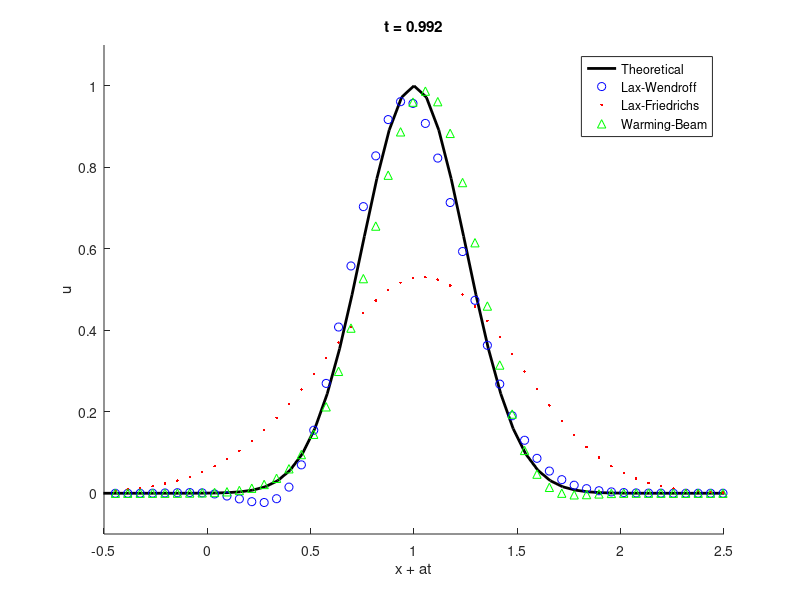

Reproduce this figure in MATLAB.
clc;
clear;

% Parameters
num_points = 100;
CFL = 0.8; % Courant number
a = 1;
end_time = 1;

% Parameters
alpha = 1; 
beta = 8; 

% Define the new initial condition
initial_condition = @(x) alpha * exp(-beta * x.^2);
x_values = linspace(-3, 3, num_points + 1);
h = 1 / num_points;
k = CFL * h / a;

% Initialize variables and plot initial conditions
time = 0;
U = zeros(3, num_points + 1);
U(1,:) = initial_condition(x_values); % Set initial condition for all rows of U
U(2,:) = initial_condition(x_values);
U(3,:) = initial_condition(x_values);
U_temp = U;

% Plotting section
figure;

hold on
theoretical_plot = plot(x_values + a * end_time, initial_condition(x_values), 'k-', 'LineWidth', 2);  % Dynamic theoretical plot
LW_plot = plot(x_values + a * end_time-0.125, U(1, :), 'bo');  % Lax-Wendroff plot
LF_plot = plot(x_values + a * end_time-0.125, U(2, :), 'r.');  % Lax-Friedrichs plot
WB_plot = plot(x_values + a * end_time-0.125, U(3, :), 'g^');  % Warming-Beam plot
hold off

xlim([-0.5, 2.5]); % Adjust the x-axis limits accordingly
ylim([-0.1, 1.1]);

legend('Theoretical', 'Lax-Wendroff', 'Lax-Friedrichs', 'Warming-Beam');
title(sprintf('t = %0.3f', end_time));
xlabel('x + at');
ylabel('u');

% Coefficients for Warming-Beam scheme
lambda = CFL;
lambda1 = lambda - 1;
lambda2 = lambda - 2;

% Time evolution loop
while (time + k) < end_time
    for j = 3:num_points % Avoid indexing errors with Warming-Beam
        % Lax-Wendroff scheme
        U_temp(1, j) = U(1, j) - 0.5 * CFL * (U(1, j + 1) - U(1, j - 1)) + 0.5 * (CFL)^2 * (U(1, j + 1) - 2 * U(1, j) + U(1, j - 1));
        % Lax-Friedrichs scheme
        U_temp(2, j) = 0.5 * (U(2, j - 1) + U(2, j + 1)) - 0.5 * CFL * (U(2, j + 1) - U(2, j - 1));
        % Warming-Beam update
        U_temp(3, j) = (0.5 * lambda * lambda1 * U(3, j - 2)) - (lambda * lambda2 * U(3, j - 1)) + (0.5 * lambda2 * lambda1 * U(3, j));
        %U_temp(3, j) = U(3, j) - 0.5 * CFL * (U(3, j + 1) - U(3, j - 1)) + 0.5 * CFL^2 * (U(3, j - 1) - 2 * U(3, j) + U(3, j + 1));

    end
    
    % Apply periodic boundary conditions
    U_temp(:, 1) = U_temp(:, num_points);
    U_temp(:, 2) = U_temp(:, num_points - 1); % Handling for j=3 case in Warming-Beam
    U_temp(:, num_points + 1) = U_temp(:, 2);

    % Update variables for the next iteration
    U = U_temp;
    time = time + k;
    set(LW_plot, 'YData', U(1, :));
    set(LF_plot, 'YData', U(2, :));
    set(WB_plot, 'YData', U(3, :));
    title(sprintf('t = %0.3f', time));

end
